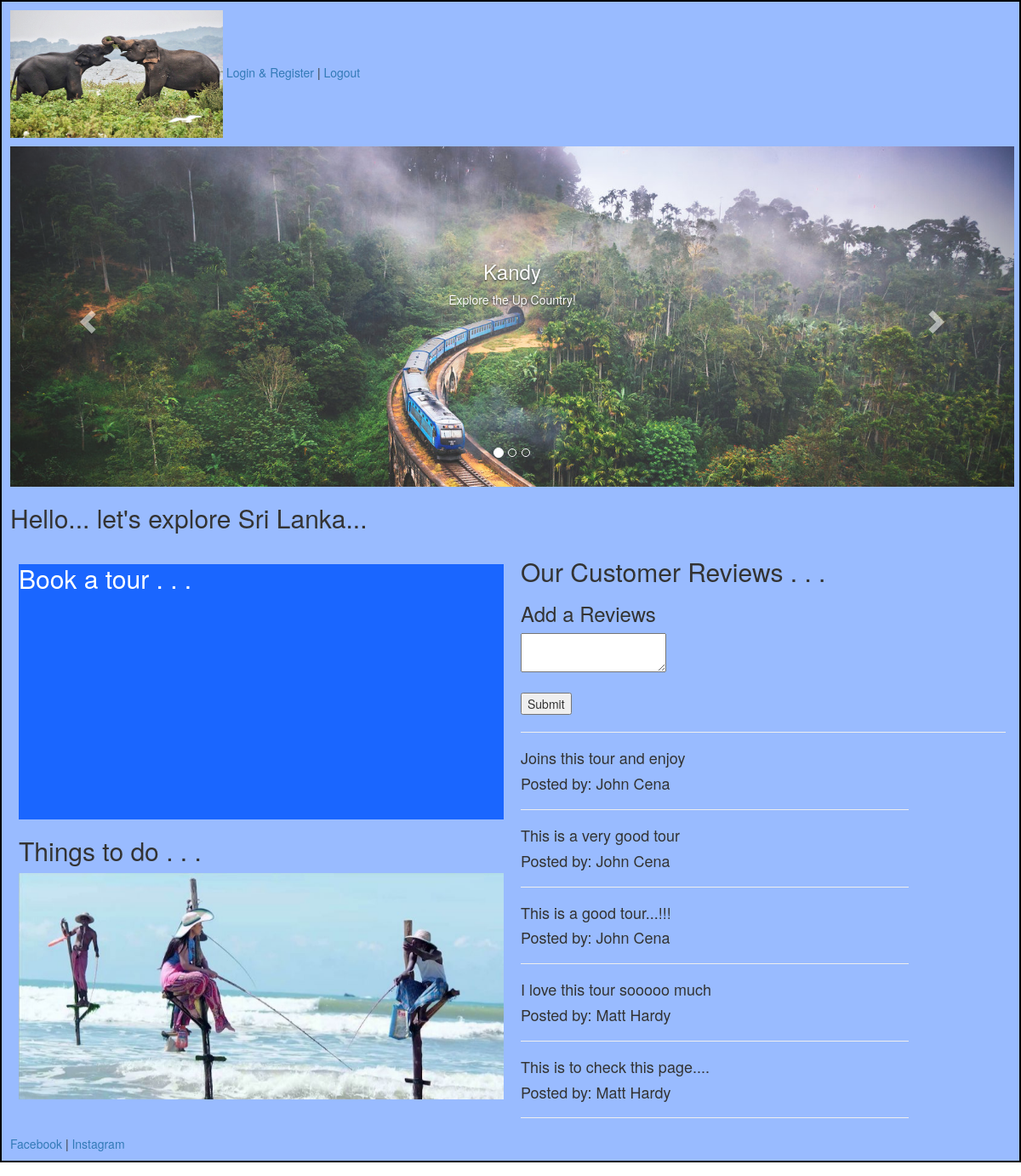
The page / on the database its author committed.
### myprojectapp/models.py (models this page shows)
class Reviews (models.Model):
	review = models.CharField(max_length=255)
	creator = models.ForeignKey(User, related_name='review', on_delete=models.CASCADE)
	created_at = models.DateTimeField(auto_now_add=True)
	updated_at = models.DateTimeField(auto_now=True)

class User (models.Model):
	first_name = models.CharField(max_length=100)
	last_name = models.CharField(max_length=100)
	email = models.CharField(max_length=100)
	password = models.CharField(max_length=100)
	created_at = models.DateTimeField(auto_now_add=True)
	updated_at = models.DateTimeField(auto_now=True)
	objects = UserManager()

### myprojectapp/views.py (the view)
# urls.py: path('', views.index),
def index(request):
	context = {
		'all_reviews' : Reviews.objects.all()
	}
	return render(request, "home.html", context)

### myprojectapp/templates/home.html (shortened to what this page needs)
	<!DOCTYPE html>
	<html>
		<head>
			{% load static %}
	      	<link rel="stylesheet" type="text/css" href="{% static 'style.css' %}">
	      	<link rel="stylesheet" href="https://maxcdn.bootstrapcdn.com/bootstrap/3.4.1/css/bootstrap.min.css">
		</head>
		<body>
			<div class="wrapper">
				<div>
					<img src="{% static "images/elephants.jpg" %}" alt="elephants"/>
					<a href="/viewlogin">Login &amp; Register</a> | <a href="/logout"> Logout </a>
				</div>
				<div id="middle-container">
					<div id="myCarousel" class="carousel slide" data-ride="carousel">
					    <ol class="carousel-indicators">
					    	<li data-target="#myCarousel" data-slide-to="0" class="active"></li>
							<li data-target="#myCarousel" data-slide-to="1"></li>
						    <li data-target="#myCarousel" data-slide-to="2"></li>
					    </ol>
					    <div class="carousel-inner">
							<div class="item active" class="carousel-image">
						    	<img src="{% static "images/image1.jpg" %}" alt="Train" class="carousel">
						        <div class="carousel-caption">
						        	<h3>Kandy</h3>
						          	<p>Explore the Up Country!</p>
						    	</div>
				      		</div>
					    </div>
					    <a class="left carousel-control" href="#myCarousel" data-slide="prev">
					    	<span class="glyphicon glyphicon-chevron-left"></span>
					    </a>
					    <a class="right carousel-control" href="#myCarousel" data-slide="next">
					    	<span class="glyphicon glyphicon-chevron-right"></span>
					    </a>
					</div>
				</div>
				<h2>Hello... {{request.session.name}} let's explore Sri Lanka...</h2>
				<div id="lower-container">
					<div class="lower-boxes">
						<div class="lower-left" id="tours" action="/tours">
							<form method="POST">
								<a href="/tours"><h2>Book a tour . . .</h2></a>
							</form>
						</div>
						<h2>Things to do . . .</h2>
						<div class="lower-left">
							<div id="myCarousel" class="carousel slide" data-ride="carousel">
							    <div class="carousel-inner" id="lower-carousel-inner">
									<div class="item active" class="carousel-image">
								    	<img src="{% static "images/image4.jpg" %}" alt="Fishing" class="carousel">
						      		</div>
							    </div>
								</div>
							</div>
						</div>
					<div class="lower-boxes" id="lower-right">
						<h2>Our Customer Reviews . . .</h2>
						<form action="/create_review" method="POST">
							<h3>Add a Reviews</h3>
							<textarea name="new_review"></textarea> <br> <br>
							<input type="submit" value="Submit">
						</form>
						<hr>
						{% for my_review in all_reviews %}
						<div id="my_reviews">
							<h4>{{my_review.review}}</h4>
							<h4>Posted by: {{my_review.creator.first_name}} {{my_review.creator.last_name}}</h4>
							<hr>
						</div>
						{% endfor%}
					</div>
				</div>
				<footer>
					<a href="https://www.facebook.com">Facebook</a> | <a href="www.instagram.com">Instagram</a>
				</footer>
			</div>
		</body>
	</html>

### myprojectapp/static/style.css (style rules this page uses)
.wrapper { width: 1200px; border: 2px solid black; margin: auto; padding: 10px; background-color: #99bbff; }
#my_reviews { width: 80%; }
img { height: 150px; width: 250px; }
a h2 { color: white; text-decoration: none; }
#middle-container { width: 1180px; margin: 10px auto; }
.carousel-inner { height: 400px; }
.carousel { width: 100%; height: 400px; }
.carousel-caption { height: 550px; }
#lower-container { width: 1180px; display: flex; margin: auto; }
.lower-boxes { width: 50%; margin: auto 10px; }
.lower-left { height: 300px; margin: auto; }
#tours { background-color: #1a66ff; }
#lower-carousel-inner { height: 295px; }

### rows shown on the page
Reviews: review "Joins this tour and enjoy", creator.first_name "John", creator.last_name "Cena"
Reviews: review "This is a very good tour", creator.first_name "John", creator.last_name "Cena"
Reviews: review "This is a good tour...!!!", creator.first_name "John", creator.last_name "Cena"
Reviews: review "I love this tour sooooo much", creator.first_name "Matt", creator.last_name "Hardy"
Reviews: review "This is to check this page....", creator.first_name "Matt", creator.last_name "Hardy"
